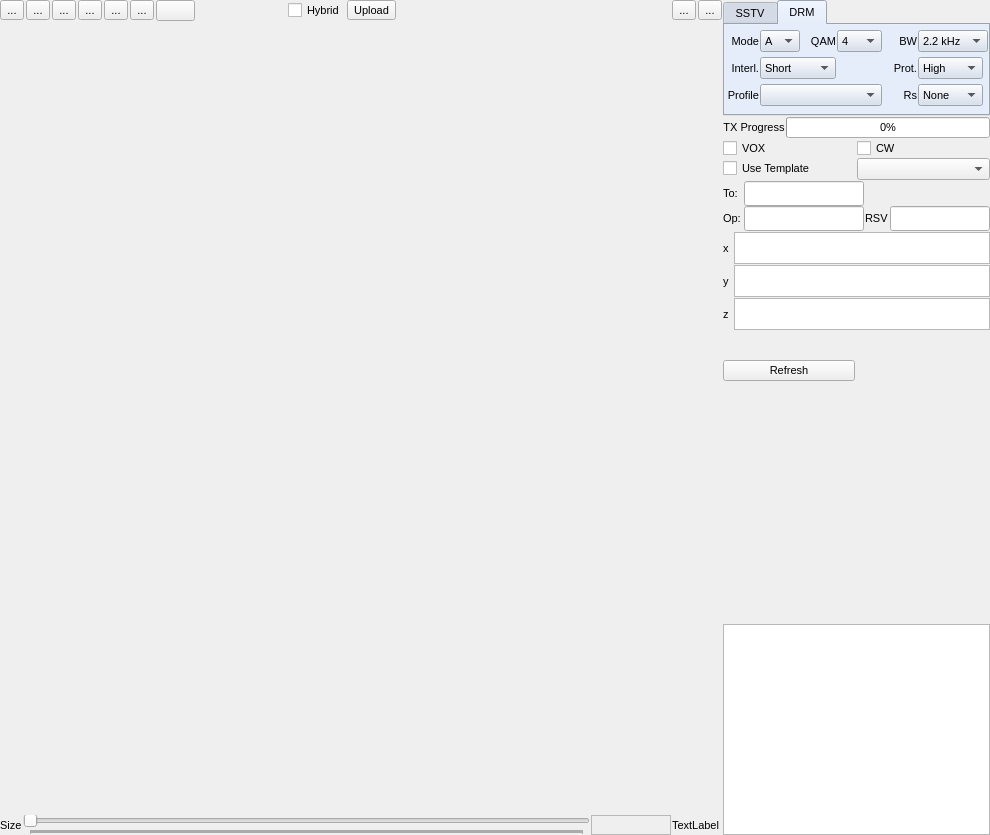
<?xml version="1.0" encoding="UTF-8"?>
<ui version="4.0">
 <class>txWidget</class>
 <widget class="QWidget" name="txWidget">
  <property name="geometry">
   <rect>
    <x>0</x>
    <y>0</y>
    <width>990</width>
    <height>835</height>
   </rect>
  </property>
  <property name="font">
   <font>
    <pointsize>8</pointsize>
   </font>
  </property>
  <property name="windowTitle">
   <string>Form</string>
  </property>
  <layout class="QHBoxLayout" name="horizontalLayout_9" stretch="1,0">
   <property name="spacing">
    <number>1</number>
   </property>
   <property name="leftMargin">
    <number>0</number>
   </property>
   <property name="topMargin">
    <number>0</number>
   </property>
   <property name="rightMargin">
    <number>0</number>
   </property>
   <property name="bottomMargin">
    <number>0</number>
   </property>
   <item>
    <layout class="QVBoxLayout" name="verticalLayout_2" stretch="0,1,0">
     <property name="spacing">
      <number>1</number>
     </property>
     <item>
      <layout class="QHBoxLayout" name="horizontalLayout_5" stretch="0,0,0,0,0,0,0,1,0,0,3,0,0">
       <property name="spacing">
        <number>2</number>
       </property>
       <item>
        <widget class="QToolButton" name="startToolButton">
         <property name="toolTip">
          <string>Start transmit</string>
         </property>
         <property name="statusTip">
          <string>Start transmit</string>
         </property>
         <property name="text">
          <string>...</string>
         </property>
         <property name="icon">
          <iconset resource="../qsstv.qrc">
           <normaloff>:/icons/start.png</normaloff>:/icons/start.png</iconset>
         </property>
        </widget>
       </item>
       <item>
        <widget class="QToolButton" name="stopToolButton">
         <property name="toolTip">
          <string>Stop transmit</string>
         </property>
         <property name="statusTip">
          <string>Stop transmit</string>
         </property>
         <property name="text">
          <string>...</string>
         </property>
         <property name="icon">
          <iconset resource="../qsstv.qrc">
           <normaloff>:/icons/stop.png</normaloff>:/icons/stop.png</iconset>
         </property>
        </widget>
       </item>
       <item>
        <widget class="QToolButton" name="repeaterToneToolButton">
         <property name="toolTip">
          <string>Send repeater tone</string>
         </property>
         <property name="statusTip">
          <string>Send repeater tone</string>
         </property>
         <property name="text">
          <string>...</string>
         </property>
         <property name="icon">
          <iconset resource="../qsstv.qrc">
           <normaloff>:/icons/tone.png</normaloff>:/icons/tone.png</iconset>
         </property>
        </widget>
       </item>
       <item>
        <widget class="QToolButton" name="openToolButton">
         <property name="toolTip">
          <string>Load image</string>
         </property>
         <property name="statusTip">
          <string>Load image</string>
         </property>
         <property name="text">
          <string>...</string>
         </property>
         <property name="icon">
          <iconset resource="../qsstv.qrc">
           <normaloff>:/icons/fileopen.png</normaloff>:/icons/fileopen.png</iconset>
         </property>
        </widget>
       </item>
       <item>
        <widget class="QToolButton" name="editToolButton">
         <property name="toolTip">
          <string>Edit image</string>
         </property>
         <property name="statusTip">
          <string>Edit image</string>
         </property>
         <property name="text">
          <string>...</string>
         </property>
         <property name="icon">
          <iconset resource="../qsstv.qrc">
           <normaloff>:/icons/edit.png</normaloff>:/icons/edit.png</iconset>
         </property>
        </widget>
       </item>
       <item>
        <widget class="QToolButton" name="snapshotToolButton">
         <property name="toolTip">
          <string>Camera snapshot</string>
         </property>
         <property name="statusTip">
          <string>Camera snapshot</string>
         </property>
         <property name="text">
          <string>...</string>
         </property>
         <property name="icon">
          <iconset resource="../qsstv.qrc">
           <normaloff>:/icons/camera.png</normaloff>:/icons/camera.png</iconset>
         </property>
        </widget>
       </item>
       <item>
        <widget class="QPushButton" name="binaryPushButton">
         <property name="icon">
          <iconset resource="../qsstv.qrc">
           <normaloff>:/icons/binary.png</normaloff>:/icons/binary.png</iconset>
         </property>
        </widget>
       </item>
       <item>
        <spacer name="horizontalSpacer_4">
         <property name="orientation">
          <enum>Qt::Horizontal</enum>
         </property>
         <property name="sizeHint" stdset="0">
          <size>
           <width>10</width>
           <height>20</height>
          </size>
         </property>
        </spacer>
       </item>
       <item>
        <widget class="QCheckBox" name="hybridCheckBox">
         <property name="text">
          <string>Hybrid</string>
         </property>
        </widget>
       </item>
       <item>
        <widget class="QToolButton" name="uploadToolButton">
         <property name="toolTip">
          <string>Upload Now</string>
         </property>
         <property name="statusTip">
          <string>Upload Now</string>
         </property>
         <property name="text">
          <string>Upload</string>
         </property>
         <property name="icon">
          <iconset resource="../qsstv.qrc">
           <normaloff>:/icons/up.png</normaloff>:/icons/up.png</iconset>
         </property>
        </widget>
       </item>
       <item>
        <spacer name="horizontalSpacer">
         <property name="orientation">
          <enum>Qt::Horizontal</enum>
         </property>
         <property name="sizeHint" stdset="0">
          <size>
           <width>40</width>
           <height>20</height>
          </size>
         </property>
        </spacer>
       </item>
       <item>
        <widget class="QToolButton" name="generateToneToolButton">
         <property name="toolTip">
          <string>Send tone</string>
         </property>
         <property name="statusTip">
          <string>Send tone</string>
         </property>
         <property name="text">
          <string>...</string>
         </property>
         <property name="icon">
          <iconset resource="../qsstv.qrc">
           <normaloff>:/icons/doubletone.png</normaloff>:/icons/doubletone.png</iconset>
         </property>
        </widget>
       </item>
       <item>
        <widget class="QToolButton" name="sweepToneToolButton">
         <property name="toolTip">
          <string>Send sweep tones</string>
         </property>
         <property name="statusTip">
          <string>Send sweep tones</string>
         </property>
         <property name="text">
          <string>...</string>
         </property>
         <property name="icon">
          <iconset resource="../qsstv.qrc">
           <normaloff>:/icons/sweep.png</normaloff>:/icons/sweep.png</iconset>
         </property>
        </widget>
       </item>
      </layout>
     </item>
     <item>
      <widget class="imageViewer" name="imageFrame" native="true">
       <property name="minimumSize">
        <size>
         <width>320</width>
         <height>256</height>
        </size>
       </property>
       <property name="maximumSize">
        <size>
         <width>16777215</width>
         <height>16777215</height>
        </size>
       </property>
      </widget>
     </item>
     <item>
      <layout class="QHBoxLayout" name="horizontalLayout_6">
       <item>
        <widget class="QLabel" name="sizeLabel">
         <property name="text">
          <string>Size</string>
         </property>
        </widget>
       </item>
       <item>
        <widget class="QSlider" name="sizeSlider">
         <property name="minimum">
          <number>1</number>
         </property>
         <property name="maximum">
          <number>100000</number>
         </property>
         <property name="pageStep">
          <number>10</number>
         </property>
         <property name="sliderPosition">
          <number>20</number>
         </property>
         <property name="tracking">
          <bool>false</bool>
         </property>
         <property name="orientation">
          <enum>Qt::Horizontal</enum>
         </property>
         <property name="invertedAppearance">
          <bool>false</bool>
         </property>
         <property name="invertedControls">
          <bool>false</bool>
         </property>
         <property name="tickPosition">
          <enum>QSlider::TicksBelow</enum>
         </property>
         <property name="tickInterval">
          <number>2</number>
         </property>
        </widget>
       </item>
       <item>
        <widget class="QLabel" name="sizeKbLabel">
         <property name="minimumSize">
          <size>
           <width>80</width>
           <height>0</height>
          </size>
         </property>
         <property name="maximumSize">
          <size>
           <width>80</width>
           <height>16777215</height>
          </size>
         </property>
         <property name="frameShape">
          <enum>QFrame::StyledPanel</enum>
         </property>
         <property name="frameShadow">
          <enum>QFrame::Sunken</enum>
         </property>
         <property name="lineWidth">
          <number>3</number>
         </property>
         <property name="midLineWidth">
          <number>1</number>
         </property>
         <property name="text">
          <string/>
         </property>
        </widget>
       </item>
       <item>
        <widget class="QLabel" name="sizeDurationLabel">
         <property name="minimumSize">
          <size>
           <width>50</width>
           <height>0</height>
          </size>
         </property>
         <property name="text">
          <string>TextLabel</string>
         </property>
        </widget>
       </item>
      </layout>
     </item>
    </layout>
   </item>
   <item>
    <layout class="QVBoxLayout" name="verticalLayout">
     <property name="spacing">
      <number>1</number>
     </property>
     <item>
      <widget class="QTabWidget" name="settingsTableWidget">
       <property name="sizePolicy">
        <sizepolicy hsizetype="Preferred" vsizetype="Preferred">
         <horstretch>0</horstretch>
         <verstretch>0</verstretch>
        </sizepolicy>
       </property>
       <property name="minimumSize">
        <size>
         <width>0</width>
         <height>0</height>
        </size>
       </property>
       <property name="palette">
        <palette>
         <active>
          <colorrole role="WindowText">
           <brush brushstyle="SolidPattern">
            <color alpha="255">
             <red>0</red>
             <green>0</green>
             <blue>0</blue>
            </color>
           </brush>
          </colorrole>
          <colorrole role="Button">
           <brush brushstyle="SolidPattern">
            <color alpha="255">
             <red>211</red>
             <green>221</green>
             <blue>238</blue>
            </color>
           </brush>
          </colorrole>
          <colorrole role="Light">
           <brush brushstyle="SolidPattern">
            <color alpha="255">
             <red>255</red>
             <green>255</green>
             <blue>255</blue>
            </color>
           </brush>
          </colorrole>
          <colorrole role="Midlight">
           <brush brushstyle="SolidPattern">
            <color alpha="255">
             <red>233</red>
             <green>238</green>
             <blue>246</blue>
            </color>
           </brush>
          </colorrole>
          <colorrole role="Dark">
           <brush brushstyle="SolidPattern">
            <color alpha="255">
             <red>105</red>
             <green>110</green>
             <blue>119</blue>
            </color>
           </brush>
          </colorrole>
          <colorrole role="Mid">
           <brush brushstyle="SolidPattern">
            <color alpha="255">
             <red>140</red>
             <green>147</green>
             <blue>158</blue>
            </color>
           </brush>
          </colorrole>
          <colorrole role="Text">
           <brush brushstyle="SolidPattern">
            <color alpha="255">
             <red>0</red>
             <green>0</green>
             <blue>0</blue>
            </color>
           </brush>
          </colorrole>
          <colorrole role="BrightText">
           <brush brushstyle="SolidPattern">
            <color alpha="255">
             <red>255</red>
             <green>255</green>
             <blue>255</blue>
            </color>
           </brush>
          </colorrole>
          <colorrole role="ButtonText">
           <brush brushstyle="SolidPattern">
            <color alpha="255">
             <red>0</red>
             <green>0</green>
             <blue>0</blue>
            </color>
           </brush>
          </colorrole>
          <colorrole role="Base">
           <brush brushstyle="SolidPattern">
            <color alpha="255">
             <red>255</red>
             <green>255</green>
             <blue>255</blue>
            </color>
           </brush>
          </colorrole>
          <colorrole role="Window">
           <brush brushstyle="SolidPattern">
            <color alpha="255">
             <red>215</red>
             <green>229</green>
             <blue>238</blue>
            </color>
           </brush>
          </colorrole>
          <colorrole role="Shadow">
           <brush brushstyle="SolidPattern">
            <color alpha="255">
             <red>0</red>
             <green>0</green>
             <blue>0</blue>
            </color>
           </brush>
          </colorrole>
          <colorrole role="Highlight">
           <brush brushstyle="SolidPattern">
            <color alpha="255">
             <red>0</red>
             <green>0</green>
             <blue>128</blue>
            </color>
           </brush>
          </colorrole>
          <colorrole role="HighlightedText">
           <brush brushstyle="SolidPattern">
            <color alpha="255">
             <red>255</red>
             <green>255</green>
             <blue>255</blue>
            </color>
           </brush>
          </colorrole>
          <colorrole role="Link">
           <brush brushstyle="SolidPattern">
            <color alpha="255">
             <red>0</red>
             <green>0</green>
             <blue>0</blue>
            </color>
           </brush>
          </colorrole>
          <colorrole role="LinkVisited">
           <brush brushstyle="SolidPattern">
            <color alpha="255">
             <red>0</red>
             <green>0</green>
             <blue>0</blue>
            </color>
           </brush>
          </colorrole>
         </active>
         <inactive>
          <colorrole role="WindowText">
           <brush brushstyle="SolidPattern">
            <color alpha="255">
             <red>0</red>
             <green>0</green>
             <blue>0</blue>
            </color>
           </brush>
          </colorrole>
          <colorrole role="Button">
           <brush brushstyle="SolidPattern">
            <color alpha="255">
             <red>211</red>
             <green>221</green>
             <blue>238</blue>
            </color>
           </brush>
          </colorrole>
          <colorrole role="Light">
           <brush brushstyle="SolidPattern">
            <color alpha="255">
             <red>255</red>
             <green>255</green>
             <blue>255</blue>
            </color>
           </brush>
          </colorrole>
          <colorrole role="Midlight">
           <brush brushstyle="SolidPattern">
            <color alpha="255">
             <red>244</red>
             <green>248</green>
             <blue>255</blue>
            </color>
           </brush>
          </colorrole>
          <colorrole role="Dark">
           <brush brushstyle="SolidPattern">
            <color alpha="255">
             <red>105</red>
             <green>110</green>
             <blue>119</blue>
            </color>
           </brush>
          </colorrole>
          <colorrole role="Mid">
           <brush brushstyle="SolidPattern">
            <color alpha="255">
             <red>140</red>
             <green>147</green>
             <blue>158</blue>
            </color>
           </brush>
          </colorrole>
          <colorrole role="Text">
           <brush brushstyle="SolidPattern">
            <color alpha="255">
             <red>0</red>
             <green>0</green>
             <blue>0</blue>
            </color>
           </brush>
          </colorrole>
          <colorrole role="BrightText">
           <brush brushstyle="SolidPattern">
            <color alpha="255">
             <red>255</red>
             <green>255</green>
             <blue>255</blue>
            </color>
           </brush>
          </colorrole>
          <colorrole role="ButtonText">
           <brush brushstyle="SolidPattern">
            <color alpha="255">
             <red>0</red>
             <green>0</green>
             <blue>0</blue>
            </color>
           </brush>
          </colorrole>
          <colorrole role="Base">
           <brush brushstyle="SolidPattern">
            <color alpha="255">
             <red>255</red>
             <green>255</green>
             <blue>255</blue>
            </color>
           </brush>
          </colorrole>
          <colorrole role="Window">
           <brush brushstyle="SolidPattern">
            <color alpha="255">
             <red>215</red>
             <green>229</green>
             <blue>238</blue>
            </color>
           </brush>
          </colorrole>
          <colorrole role="Shadow">
           <brush brushstyle="SolidPattern">
            <color alpha="255">
             <red>0</red>
             <green>0</green>
             <blue>0</blue>
            </color>
           </brush>
          </colorrole>
          <colorrole role="Highlight">
           <brush brushstyle="SolidPattern">
            <color alpha="255">
             <red>0</red>
             <green>0</green>
             <blue>128</blue>
            </color>
           </brush>
          </colorrole>
          <colorrole role="HighlightedText">
           <brush brushstyle="SolidPattern">
            <color alpha="255">
             <red>255</red>
             <green>255</green>
             <blue>255</blue>
            </color>
           </brush>
          </colorrole>
          <colorrole role="Link">
           <brush brushstyle="SolidPattern">
            <color alpha="255">
             <red>0</red>
             <green>0</green>
             <blue>192</blue>
            </color>
           </brush>
          </colorrole>
          <colorrole role="LinkVisited">
           <brush brushstyle="SolidPattern">
            <color alpha="255">
             <red>128</red>
             <green>0</green>
             <blue>128</blue>
            </color>
           </brush>
          </colorrole>
         </inactive>
         <disabled>
          <colorrole role="WindowText">
           <brush brushstyle="SolidPattern">
            <color alpha="255">
             <red>128</red>
             <green>128</green>
             <blue>128</blue>
            </color>
           </brush>
          </colorrole>
          <colorrole role="Button">
           <brush brushstyle="SolidPattern">
            <color alpha="255">
             <red>211</red>
             <green>221</green>
             <blue>238</blue>
            </color>
           </brush>
          </colorrole>
          <colorrole role="Light">
           <brush brushstyle="SolidPattern">
            <color alpha="255">
             <red>255</red>
             <green>255</green>
             <blue>255</blue>
            </color>
           </brush>
          </colorrole>
          <colorrole role="Midlight">
           <brush brushstyle="SolidPattern">
            <color alpha="255">
             <red>244</red>
             <green>248</green>
             <blue>255</blue>
            </color>
           </brush>
          </colorrole>
          <colorrole role="Dark">
           <brush brushstyle="SolidPattern">
            <color alpha="255">
             <red>105</red>
             <green>110</green>
             <blue>119</blue>
            </color>
           </brush>
          </colorrole>
          <colorrole role="Mid">
           <brush brushstyle="SolidPattern">
            <color alpha="255">
             <red>140</red>
             <green>147</green>
             <blue>158</blue>
            </color>
           </brush>
          </colorrole>
          <colorrole role="Text">
           <brush brushstyle="SolidPattern">
            <color alpha="255">
             <red>128</red>
             <green>128</green>
             <blue>128</blue>
            </color>
           </brush>
          </colorrole>
          <colorrole role="BrightText">
           <brush brushstyle="SolidPattern">
            <color alpha="255">
             <red>255</red>
             <green>255</green>
             <blue>255</blue>
            </color>
           </brush>
          </colorrole>
          <colorrole role="ButtonText">
           <brush brushstyle="SolidPattern">
            <color alpha="255">
             <red>128</red>
             <green>128</green>
             <blue>128</blue>
            </color>
           </brush>
          </colorrole>
          <colorrole role="Base">
           <brush brushstyle="SolidPattern">
            <color alpha="255">
             <red>255</red>
             <green>255</green>
             <blue>255</blue>
            </color>
           </brush>
          </colorrole>
          <colorrole role="Window">
           <brush brushstyle="SolidPattern">
            <color alpha="255">
             <red>215</red>
             <green>229</green>
             <blue>238</blue>
            </color>
           </brush>
          </colorrole>
          <colorrole role="Shadow">
           <brush brushstyle="SolidPattern">
            <color alpha="255">
             <red>0</red>
             <green>0</green>
             <blue>0</blue>
            </color>
           </brush>
          </colorrole>
          <colorrole role="Highlight">
           <brush brushstyle="SolidPattern">
            <color alpha="255">
             <red>0</red>
             <green>0</green>
             <blue>128</blue>
            </color>
           </brush>
          </colorrole>
          <colorrole role="HighlightedText">
           <brush brushstyle="SolidPattern">
            <color alpha="255">
             <red>255</red>
             <green>255</green>
             <blue>255</blue>
            </color>
           </brush>
          </colorrole>
          <colorrole role="Link">
           <brush brushstyle="SolidPattern">
            <color alpha="255">
             <red>0</red>
             <green>0</green>
             <blue>192</blue>
            </color>
           </brush>
          </colorrole>
          <colorrole role="LinkVisited">
           <brush brushstyle="SolidPattern">
            <color alpha="255">
             <red>128</red>
             <green>0</green>
             <blue>128</blue>
            </color>
           </brush>
          </colorrole>
         </disabled>
        </palette>
       </property>
       <property name="currentIndex">
        <number>1</number>
       </property>
       <widget class="QWidget" name="sstvTXTab">
        <attribute name="title">
         <string>SSTV</string>
        </attribute>
        <layout class="QVBoxLayout" name="verticalLayout_3">
         <item>
          <layout class="QHBoxLayout" name="horizontalLayout_4">
           <item>
            <spacer name="horizontalSpacer_6">
             <property name="orientation">
              <enum>Qt::Horizontal</enum>
             </property>
             <property name="sizeHint" stdset="0">
              <size>
               <width>40</width>
               <height>20</height>
              </size>
             </property>
            </spacer>
           </item>
           <item>
            <widget class="QLabel" name="modeLabel">
             <property name="text">
              <string>Mode</string>
             </property>
             <property name="alignment">
              <set>Qt::AlignRight|Qt::AlignTrailing|Qt::AlignVCenter</set>
             </property>
             <property name="wordWrap">
              <bool>false</bool>
             </property>
            </widget>
           </item>
           <item>
            <widget class="QComboBox" name="sstvModeComboBox">
             <property name="toolTip">
              <string>Transmit mode</string>
             </property>
             <property name="statusTip">
              <string>Transmit mode</string>
             </property>
            </widget>
           </item>
          </layout>
         </item>
         <item>
          <spacer name="verticalSpacer_2">
           <property name="orientation">
            <enum>Qt::Vertical</enum>
           </property>
           <property name="sizeHint" stdset="0">
            <size>
             <width>20</width>
             <height>19</height>
            </size>
           </property>
          </spacer>
         </item>
         <item>
          <layout class="QHBoxLayout" name="horizontalLayout_10">
           <item>
            <spacer name="horizontalSpacer_2">
             <property name="orientation">
              <enum>Qt::Horizontal</enum>
             </property>
             <property name="sizeHint" stdset="0">
              <size>
               <width>40</width>
               <height>20</height>
              </size>
             </property>
            </spacer>
           </item>
           <item>
            <widget class="QComboBox" name="sstvResizeComboBox"/>
           </item>
          </layout>
         </item>
        </layout>
       </widget>
       <widget class="QWidget" name="drmTXTab">
        <attribute name="title">
         <string>DRM</string>
        </attribute>
        <layout class="QGridLayout" name="gridLayout_2">
         <property name="leftMargin">
          <number>0</number>
         </property>
         <property name="topMargin">
          <number>0</number>
         </property>
         <property name="rightMargin">
          <number>0</number>
         </property>
         <property name="bottomMargin">
          <number>0</number>
         </property>
         <property name="horizontalSpacing">
          <number>1</number>
         </property>
         <property name="verticalSpacing">
          <number>0</number>
         </property>
         <item row="0" column="0">
          <widget class="QLabel" name="drmModeLabel">
           <property name="minimumSize">
            <size>
             <width>30</width>
             <height>0</height>
            </size>
           </property>
           <property name="text">
            <string>Mode</string>
           </property>
           <property name="alignment">
            <set>Qt::AlignRight|Qt::AlignTrailing|Qt::AlignVCenter</set>
           </property>
           <property name="wordWrap">
            <bool>false</bool>
           </property>
          </widget>
         </item>
         <item row="0" column="1">
          <widget class="QComboBox" name="drmTxModeComboBox">
           <property name="minimumSize">
            <size>
             <width>40</width>
             <height>0</height>
            </size>
           </property>
           <property name="maximumSize">
            <size>
             <width>40</width>
             <height>25</height>
            </size>
           </property>
           <item>
            <property name="text">
             <string>A</string>
            </property>
           </item>
           <item>
            <property name="text">
             <string>B</string>
            </property>
           </item>
           <item>
            <property name="text">
             <string>E</string>
            </property>
           </item>
          </widget>
         </item>
         <item row="0" column="2">
          <widget class="QLabel" name="drmQAMLabel">
           <property name="minimumSize">
            <size>
             <width>30</width>
             <height>0</height>
            </size>
           </property>
           <property name="text">
            <string>QAM</string>
           </property>
           <property name="alignment">
            <set>Qt::AlignRight|Qt::AlignTrailing|Qt::AlignVCenter</set>
           </property>
           <property name="wordWrap">
            <bool>false</bool>
           </property>
          </widget>
         </item>
         <item row="0" column="3">
          <widget class="QComboBox" name="drmTxQAMComboBox">
           <property name="minimumSize">
            <size>
             <width>45</width>
             <height>0</height>
            </size>
           </property>
           <property name="maximumSize">
            <size>
             <width>45</width>
             <height>16777215</height>
            </size>
           </property>
           <item>
            <property name="text">
             <string>4</string>
            </property>
           </item>
           <item>
            <property name="text">
             <string>16</string>
            </property>
           </item>
           <item>
            <property name="text">
             <string>64</string>
            </property>
           </item>
          </widget>
         </item>
         <item row="0" column="4">
          <widget class="QLabel" name="drmBandwidthLabel">
           <property name="minimumSize">
            <size>
             <width>30</width>
             <height>0</height>
            </size>
           </property>
           <property name="text">
            <string>BW</string>
           </property>
           <property name="alignment">
            <set>Qt::AlignRight|Qt::AlignTrailing|Qt::AlignVCenter</set>
           </property>
           <property name="wordWrap">
            <bool>false</bool>
           </property>
          </widget>
         </item>
         <item row="0" column="5">
          <widget class="QComboBox" name="drmTxBandwidthComboBox">
           <property name="minimumSize">
            <size>
             <width>70</width>
             <height>0</height>
            </size>
           </property>
           <property name="maximumSize">
            <size>
             <width>70</width>
             <height>16777215</height>
            </size>
           </property>
            <item>
            <property name="text">
             <string>2.2 kHz</string>
            </property>
           </item>
           <item>
            <property name="text">
             <string>2.5 kHz</string>
            </property>
           </item>
          </widget>
         </item>
         <item row="1" column="0">
          <widget class="QLabel" name="drmInterleavelabel">
           <property name="minimumSize">
            <size>
             <width>30</width>
             <height>0</height>
            </size>
           </property>
           <property name="text">
            <string>Interl.</string>
           </property>
           <property name="alignment">
            <set>Qt::AlignRight|Qt::AlignTrailing|Qt::AlignVCenter</set>
           </property>
           <property name="wordWrap">
            <bool>false</bool>
           </property>
          </widget>
         </item>
         <item row="1" column="1" colspan="2">
          <widget class="QComboBox" name="drmTxInterleaveComboBox">
           <item>
            <property name="text">
             <string>Short</string>
            </property>
           </item>
           <item>
            <property name="text">
             <string>Long</string>
            </property>
           </item>
          </widget>
         </item>
         <item row="1" column="4">
          <widget class="QLabel" name="drmProtectionLabel">
           <property name="minimumSize">
            <size>
             <width>30</width>
             <height>0</height>
            </size>
           </property>
           <property name="text">
            <string>Prot.</string>
           </property>
           <property name="alignment">
            <set>Qt::AlignRight|Qt::AlignTrailing|Qt::AlignVCenter</set>
           </property>
           <property name="wordWrap">
            <bool>false</bool>
           </property>
          </widget>
         </item>
         <item row="1" column="5">
          <widget class="QComboBox" name="drmTxProtectionComboBox">
           <property name="minimumSize">
            <size>
             <width>65</width>
             <height>0</height>
            </size>
           </property>
           <property name="maximumSize">
            <size>
             <width>65</width>
             <height>25</height>
            </size>
           </property>
           <item>
            <property name="text">
             <string>High</string>
            </property>
           </item>
           <item>
            <property name="text">
             <string>Low</string>
            </property>
           </item>
          </widget>
         </item>
         <item row="2" column="0">
          <widget class="QLabel" name="drmProfileLabel">
           <property name="text">
            <string>Profile</string>
           </property>
           <property name="alignment">
            <set>Qt::AlignRight|Qt::AlignTrailing|Qt::AlignVCenter</set>
           </property>
          </widget>
         </item>
         <item row="2" column="1" colspan="3">
          <widget class="QComboBox" name="drmProfileComboBox">
           <property name="maximumSize">
            <size>
             <width>16777215</width>
             <height>25</height>
            </size>
           </property>
          </widget>
         </item>
         <item row="2" column="4">
          <widget class="QLabel" name="drmReadSolomonLabel">
           <property name="minimumSize">
            <size>
             <width>30</width>
             <height>0</height>
            </size>
           </property>
           <property name="text">
            <string>Rs</string>
           </property>
           <property name="alignment">
            <set>Qt::AlignRight|Qt::AlignTrailing|Qt::AlignVCenter</set>
           </property>
           <property name="wordWrap">
            <bool>false</bool>
           </property>
          </widget>
         </item>
         <item row="2" column="5">
          <widget class="QComboBox" name="drmTxReedSolomonComboBox">
           <property name="minimumSize">
            <size>
             <width>65</width>
             <height>0</height>
            </size>
           </property>
           <property name="maximumSize">
            <size>
             <width>65</width>
             <height>16777215</height>
            </size>
           </property>
           <item>
            <property name="text">
             <string>None</string>
            </property>
           </item>
           <item>
            <property name="text">
             <string>RS1</string>
            </property>
           </item>
           <item>
            <property name="text">
             <string>RS2</string>
            </property>
           </item>
           <item>
            <property name="text">
             <string>RS3</string>
            </property>
           </item>
           <item>
            <property name="text">
             <string>RS4</string>
            </property>
           </item>
          </widget>
         </item>
        </layout>
       </widget>
      </widget>
     </item>
     <item>
      <layout class="QHBoxLayout" name="horizontalLayout">
       <item>
        <widget class="QLabel" name="progressLabel">
         <property name="text">
          <string>TX Progress</string>
         </property>
         <property name="alignment">
          <set>Qt::AlignCenter</set>
         </property>
         <property name="wordWrap">
          <bool>false</bool>
         </property>
        </widget>
       </item>
       <item>
        <widget class="QProgressBar" name="txProgressBar">
         <property name="value">
          <number>0</number>
         </property>
        </widget>
       </item>
      </layout>
     </item>
     <item>
      <layout class="QGridLayout" name="gridLayout_3">
       <property name="horizontalSpacing">
        <number>1</number>
       </property>
       <property name="verticalSpacing">
        <number>0</number>
       </property>
       <item row="1" column="1">
        <widget class="QComboBox" name="templatesComboBox">
         <property name="toolTip">
          <string>Select template</string>
         </property>
         <property name="statusTip">
          <string>Select template</string>
         </property>
        </widget>
       </item>
       <item row="0" column="1">
        <widget class="QCheckBox" name="cwCheckBox">
         <property name="toolTip">
          <string>Send CW at end</string>
         </property>
         <property name="statusTip">
          <string>Send CW at end</string>
         </property>
         <property name="text">
          <string>CW</string>
         </property>
        </widget>
       </item>
       <item row="1" column="0">
        <widget class="QCheckBox" name="templateCheckBox">
         <property name="text">
          <string>Use Template</string>
         </property>
        </widget>
       </item>
       <item row="0" column="0">
        <widget class="QCheckBox" name="voxCheckBox">
         <property name="toolTip">
          <string>Send leading tone</string>
         </property>
         <property name="statusTip">
          <string>Send leading tone</string>
         </property>
         <property name="text">
          <string>VOX</string>
         </property>
        </widget>
       </item>
      </layout>
     </item>
     <item>
      <layout class="QGridLayout" name="gridLayout">
       <property name="horizontalSpacing">
        <number>1</number>
       </property>
       <property name="verticalSpacing">
        <number>0</number>
       </property>
       <item row="0" column="0">
        <widget class="QLabel" name="toCallLabel">
         <property name="minimumSize">
          <size>
           <width>0</width>
           <height>0</height>
          </size>
         </property>
         <property name="text">
          <string>To:</string>
         </property>
         <property name="wordWrap">
          <bool>false</bool>
         </property>
        </widget>
       </item>
       <item row="0" column="1">
        <widget class="QLineEdit" name="toCallLineEdit">
         <property name="minimumSize">
          <size>
           <width>120</width>
           <height>25</height>
          </size>
         </property>
         <property name="maximumSize">
          <size>
           <width>120</width>
           <height>25</height>
          </size>
         </property>
         <property name="toolTip">
          <string>Template info</string>
         </property>
         <property name="statusTip">
          <string>Template info</string>
         </property>
        </widget>
       </item>
       <item row="1" column="0">
        <widget class="QLabel" name="operatorLabel">
         <property name="minimumSize">
          <size>
           <width>0</width>
           <height>0</height>
          </size>
         </property>
         <property name="text">
          <string>Op:</string>
         </property>
         <property name="wordWrap">
          <bool>false</bool>
         </property>
        </widget>
       </item>
       <item row="1" column="1">
        <widget class="QLineEdit" name="operatorLineEdit">
         <property name="minimumSize">
          <size>
           <width>120</width>
           <height>25</height>
          </size>
         </property>
         <property name="maximumSize">
          <size>
           <width>120</width>
           <height>25</height>
          </size>
         </property>
         <property name="toolTip">
          <string>Template info</string>
         </property>
         <property name="statusTip">
          <string>Template info</string>
         </property>
        </widget>
       </item>
       <item row="1" column="2">
        <widget class="QLabel" name="rsvLabel">
         <property name="minimumSize">
          <size>
           <width>0</width>
           <height>0</height>
          </size>
         </property>
         <property name="text">
          <string>RSV</string>
         </property>
         <property name="wordWrap">
          <bool>false</bool>
         </property>
        </widget>
       </item>
       <item row="1" column="3">
        <widget class="QLineEdit" name="rsvLineEdit">
         <property name="minimumSize">
          <size>
           <width>50</width>
           <height>25</height>
          </size>
         </property>
         <property name="maximumSize">
          <size>
           <width>100</width>
           <height>25</height>
          </size>
         </property>
         <property name="toolTip">
          <string>Template info</string>
         </property>
         <property name="statusTip">
          <string>Template info</string>
         </property>
        </widget>
       </item>
      </layout>
     </item>
     <item>
      <layout class="QHBoxLayout" name="horizontalLayout_8">
       <property name="spacing">
        <number>1</number>
       </property>
       <item>
        <widget class="QLabel" name="rstLabel_4">
         <property name="minimumSize">
          <size>
           <width>10</width>
           <height>0</height>
          </size>
         </property>
         <property name="text">
          <string>x</string>
         </property>
         <property name="wordWrap">
          <bool>false</bool>
         </property>
        </widget>
       </item>
       <item>
        <widget class="xyzPlainTextEdit" name="xPlainTextEdit">
         <property name="sizePolicy">
          <sizepolicy hsizetype="Expanding" vsizetype="Ignored">
           <horstretch>0</horstretch>
           <verstretch>0</verstretch>
          </sizepolicy>
         </property>
         <property name="minimumSize">
          <size>
           <width>0</width>
           <height>32</height>
          </size>
         </property>
         <property name="maximumSize">
          <size>
           <width>16777215</width>
           <height>50</height>
          </size>
         </property>
        </widget>
       </item>
      </layout>
     </item>
     <item>
      <layout class="QHBoxLayout" name="horizontalLayout_3">
       <property name="spacing">
        <number>1</number>
       </property>
       <item>
        <widget class="QLabel" name="rstLabel_5">
         <property name="minimumSize">
          <size>
           <width>10</width>
           <height>0</height>
          </size>
         </property>
         <property name="text">
          <string>y</string>
         </property>
         <property name="wordWrap">
          <bool>false</bool>
         </property>
        </widget>
       </item>
       <item>
        <widget class="xyzPlainTextEdit" name="yPlainTextEdit">
         <property name="sizePolicy">
          <sizepolicy hsizetype="Expanding" vsizetype="Ignored">
           <horstretch>0</horstretch>
           <verstretch>0</verstretch>
          </sizepolicy>
         </property>
         <property name="minimumSize">
          <size>
           <width>0</width>
           <height>32</height>
          </size>
         </property>
         <property name="maximumSize">
          <size>
           <width>16777215</width>
           <height>50</height>
          </size>
         </property>
        </widget>
       </item>
      </layout>
     </item>
     <item>
      <layout class="QHBoxLayout" name="horizontalLayout_7">
       <property name="spacing">
        <number>1</number>
       </property>
       <item>
        <widget class="QLabel" name="rstLabel_6">
         <property name="minimumSize">
          <size>
           <width>10</width>
           <height>0</height>
          </size>
         </property>
         <property name="text">
          <string>z</string>
         </property>
         <property name="wordWrap">
          <bool>false</bool>
         </property>
        </widget>
       </item>
       <item>
        <widget class="xyzPlainTextEdit" name="zPlainTextEdit">
         <property name="sizePolicy">
          <sizepolicy hsizetype="Expanding" vsizetype="Ignored">
           <horstretch>0</horstretch>
           <verstretch>0</verstretch>
          </sizepolicy>
         </property>
         <property name="minimumSize">
          <size>
           <width>0</width>
           <height>32</height>
          </size>
         </property>
         <property name="maximumSize">
          <size>
           <width>16777215</width>
           <height>16777215</height>
          </size>
         </property>
        </widget>
       </item>
      </layout>
     </item>
     <item>
      <layout class="QHBoxLayout" name="horizontalLayout_2" stretch="0,0">
       <property name="spacing">
        <number>4</number>
       </property>
       <item>
        <widget class="QPushButton" name="refreshPushButton">
         <property name="text">
          <string>Refresh</string>
         </property>
        </widget>
       </item>
       <item>
        <widget class="imageViewer" name="previewWidget" native="true">
         <property name="minimumSize">
          <size>
           <width>100</width>
           <height>80</height>
          </size>
         </property>
        </widget>
       </item>
      </layout>
     </item>
     <item>
      <spacer name="verticalSpacer">
       <property name="orientation">
        <enum>Qt::Vertical</enum>
       </property>
       <property name="sizeHint" stdset="0">
        <size>
         <width>20</width>
         <height>28</height>
        </size>
       </property>
      </spacer>
     </item>
     <item>
      <widget class="QPlainTextEdit" name="txNotificationList">
       <property name="minimumSize">
        <size>
         <width>0</width>
         <height>0</height>
        </size>
       </property>
       <property name="acceptDrops">
        <bool>false</bool>
       </property>
       <property name="toolTip">
        <string>Rx Notifications seen for the last DSSTV Hybrid image sent</string>
       </property>
       <property name="statusTip">
        <string/>
       </property>
       <property name="lineWrapMode">
        <enum>QPlainTextEdit::NoWrap</enum>
       </property>
       <property name="readOnly">
        <bool>true</bool>
       </property>
       <property name="tabStopWidth">
        <number>8</number>
       </property>
      </widget>
     </item>
    </layout>
   </item>
  </layout>
 </widget>
 <customwidgets>
  <customwidget>
   <class>imageViewer</class>
   <extends>QWidget</extends>
   <header>widgets/imageviewer.h</header>
   <container>1</container>
  </customwidget>
  <customwidget>
   <class>xyzPlainTextEdit</class>
   <extends>QPlainTextEdit</extends>
   <header>xyzplaintextedit.h</header>
  </customwidget>
 </customwidgets>
 <resources>
  <include location="../qsstv.qrc"/>
 </resources>
 <connections/>
</ui>
